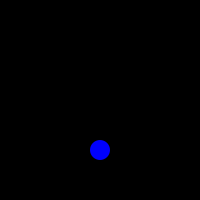
Frame 1 (no input)
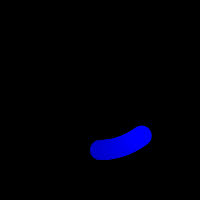
Frame 60 (the mouse pressed at the canvas centre just before this capture)
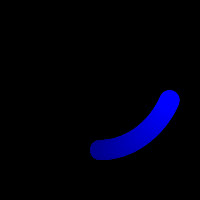
Frame 120 (the mouse held since frame 60 and released just before this capture)

The Processing sketch that drew these frames (run headless with seeded random() and noise(); from frame 60 on, the mouse is pressed at the canvas centre):

// Processing sketch: simpleoscillation
// ── simpleoscillation.pde
//doing oscillation with velocity
float xtheta;
float xtheta_vel;

//Having two separate variables for x,y is not good
//This could be improved by using our Vector2D class!
float ytheta;
float ytheta_vel;

//a counter in case we want to oscillate with period calculated as number of frames
//float framecounter = 0.0f;

void setup() {
  size(200,200);
  colorMode(RGB,255,255,255,255);
  smooth();
  background(0);
  xtheta = ytheta = 0.0f;
  xtheta_vel = 0.01f;
  ytheta_vel = 0.0132f;
}

void draw() {
  //an alpha background
  fill(0,1);
  noStroke();
  rect(0,0,width,height);

  //calculate oscillation along x axis
  float amplitude = 75.0f;
  float x = amplitude * sin(xtheta);
  xtheta += xtheta_vel;

  //calculate oscillation along y axis
  amplitude = 50.0f;
  float y = amplitude * cos(ytheta);
  ytheta += ytheta_vel;  
      
  //period as # of frames
  /*float period = 600.0f;
  float amplitude = 75.0f;
  float x = amplitude * cos(TWO_PI * framecounter / period);
  framecounter++;*/
  
  ellipseMode(CENTER);
  noStroke();
  fill(0,0,255);
  translate(width/2,height/2);  //move origin to center of screen
  ellipse(x,y,20,20);

}
